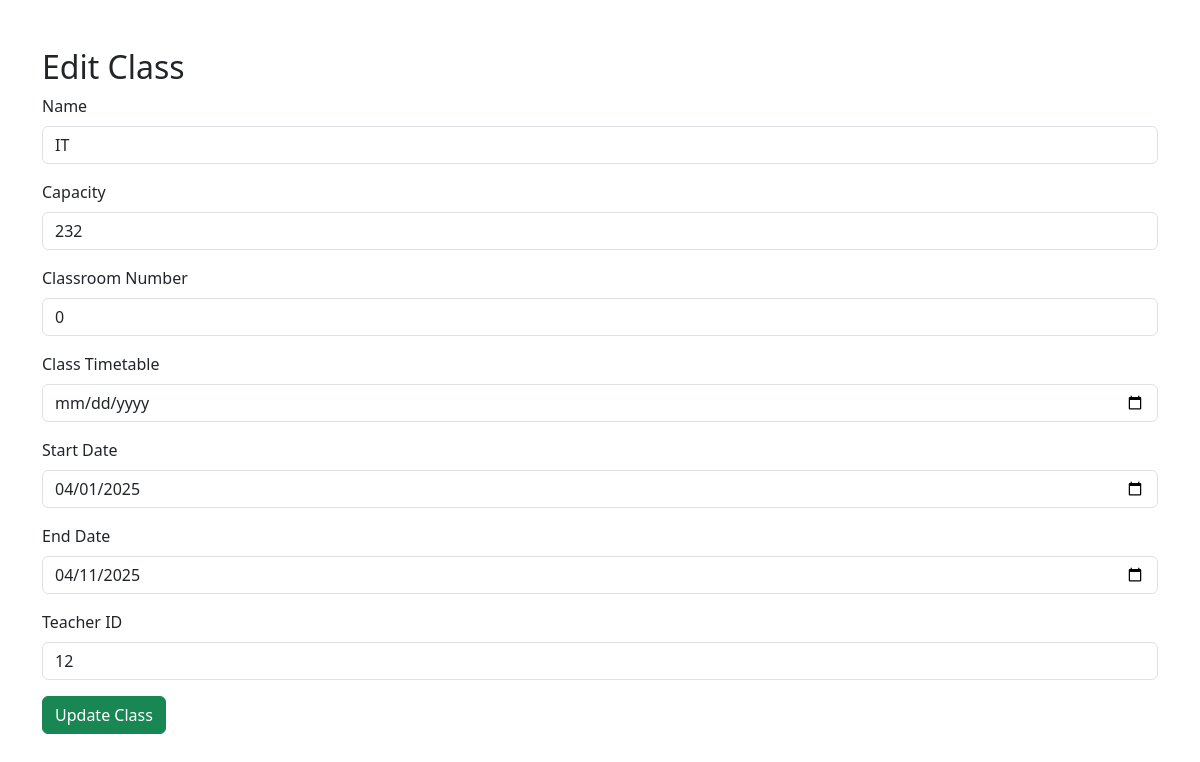
Page /edit_class.php?id=1 on the committed database.
### tables this page shows
CREATE TABLE `class` (
  `Class_id` int(11) NOT NULL,
  `Name` varchar(50) DEFAULT NULL,
  `Capacity` int(11) DEFAULT NULL,
  `Classroom_Number` int(11) DEFAULT NULL,
  `Class_Timetable` date DEFAULT NULL,
  `Class_Start_Date` date DEFAULT NULL,
  `Class_End_Date` date DEFAULT NULL,
  `Teacher_id` int(11) DEFAULT NULL
);

### edit_class.php (the view, shortened to what this page needs)
<?php
include 'db.php';
$id = $_GET['id'];
$result = $conn->query("SELECT * FROM class WHERE Class_id = $id");
$row = $result->fetch_assoc();
?>
<!DOCTYPE html>
<html lang="en">
<head>
  <link href="https://cdn.jsdelivr.net/npm/bootstrap@5.3.0/dist/css/bootstrap.min.css" rel="stylesheet">
</head>
<body>
<div class="container mt-5">
  <h2>Edit Class</h2>
  <form action="update_class.php" method="post">
    <div class="mb-3"><label class="form-label">Name</label><input type="text" class="form-control" name="name" value="<?= $row['Name'] ?>"></div>
    <div class="mb-3"><label class="form-label">Capacity</label><input type="number" class="form-control" name="capacity" value="<?= $row['Capacity'] ?>"></div>
    <div class="mb-3"><label class="form-label">Classroom Number</label><input type="text" class="form-control" name="classroom_number" value="<?= $row['Classroom_Number'] ?>"></div>
    <div class="mb-3"><label class="form-label">Class Timetable</label><input type="date" class="form-control" name="timetable" value="<?= $row['Class_Timetable'] ?>"></div>
    <div class="mb-3"><label class="form-label">Start Date</label><input type="date" class="form-control" name="start_date" value="<?= $row['Class_Start_Date'] ?>"></div>
    <div class="mb-3"><label class="form-label">End Date</label><input type="date" class="form-control" name="end_date" value="<?= $row['Class_End_Date'] ?>"></div>
    <div class="mb-3"><label class="form-label">Teacher ID</label><input type="number" class="form-control" name="teacher_id" value="<?= $row['Teacher_id'] ?>"></div>
    <button type="submit" class="btn btn-success">Update Class</button>
  </form>
</div>
</body>
</html>

### rows in the picture
class: name "IT", capacity "232", classroom_number "0", start_date "04/01/2025", end_date "04/11/2025", teacher_id "12"
